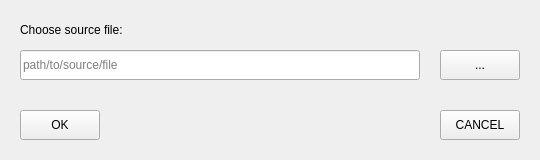
<?xml version="1.0" encoding="UTF-8"?>
<ui version="4.0">
 <class>ChooseFileWindow</class>
 <widget class="QWidget" name="ChooseFileWindow">
  <property name="windowModality">
   <enum>Qt::ApplicationModal</enum>
  </property>
  <property name="geometry">
   <rect>
    <x>0</x>
    <y>0</y>
    <width>540</width>
    <height>160</height>
   </rect>
  </property>
  <property name="minimumSize">
   <size>
    <width>540</width>
    <height>160</height>
   </size>
  </property>
  <property name="maximumSize">
   <size>
    <width>540</width>
    <height>160</height>
   </size>
  </property>
  <property name="windowTitle">
   <string>Open file</string>
  </property>
  <widget class="MyButton" name="cancelButton">
   <property name="geometry">
    <rect>
     <x>440</x>
     <y>110</y>
     <width>80</width>
     <height>30</height>
    </rect>
   </property>
   <property name="focusPolicy">
    <enum>Qt::TabFocus</enum>
   </property>
   <property name="styleSheet">
    <string notr="true">font: 87 10pt &quot;Arial Black&quot;;</string>
   </property>
   <property name="text">
    <string>CANCEL</string>
   </property>
  </widget>
  <widget class="MyButton" name="chooseButton">
   <property name="geometry">
    <rect>
     <x>440</x>
     <y>50</y>
     <width>80</width>
     <height>30</height>
    </rect>
   </property>
   <property name="focusPolicy">
    <enum>Qt::TabFocus</enum>
   </property>
   <property name="styleSheet">
    <string notr="true">font: 87 10pt &quot;Arial Black&quot;;</string>
   </property>
   <property name="text">
    <string>...</string>
   </property>
  </widget>
  <widget class="QLabel" name="pathLabel">
   <property name="geometry">
    <rect>
     <x>20</x>
     <y>20</y>
     <width>490</width>
     <height>20</height>
    </rect>
   </property>
   <property name="styleSheet">
    <string notr="true">font: 10pt &quot;Arial&quot;;</string>
   </property>
   <property name="text">
    <string>Choose source file:</string>
   </property>
  </widget>
  <widget class="MyButton" name="okButton">
   <property name="geometry">
    <rect>
     <x>20</x>
     <y>110</y>
     <width>80</width>
     <height>30</height>
    </rect>
   </property>
   <property name="focusPolicy">
    <enum>Qt::TabFocus</enum>
   </property>
   <property name="styleSheet">
    <string notr="true">font: 87 10pt &quot;Arial Black&quot;;</string>
   </property>
   <property name="text">
    <string>OK</string>
   </property>
  </widget>
  <widget class="QLineEdit" name="pathEdit">
   <property name="geometry">
    <rect>
     <x>20</x>
     <y>50</y>
     <width>400</width>
     <height>30</height>
    </rect>
   </property>
   <property name="focusPolicy">
    <enum>Qt::ClickFocus</enum>
   </property>
   <property name="styleSheet">
    <string notr="true">font: 10pt &quot;Liberation Mono&quot;;</string>
   </property>
   <property name="placeholderText">
    <string>path/to/source/file</string>
   </property>
  </widget>
 </widget>
 <customwidgets>
  <customwidget>
   <class>MyButton</class>
   <extends>QPushButton</extends>
   <header>mybutton.hpp</header>
  </customwidget>
 </customwidgets>
 <resources/>
 <connections/>
</ui>
